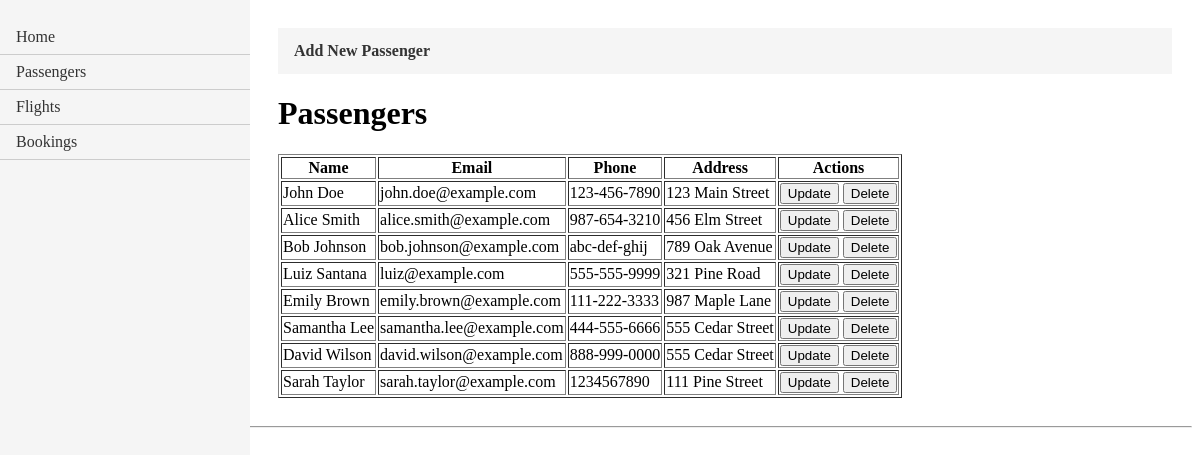
/passenger_list/, run on an earlier commit of the app's database.
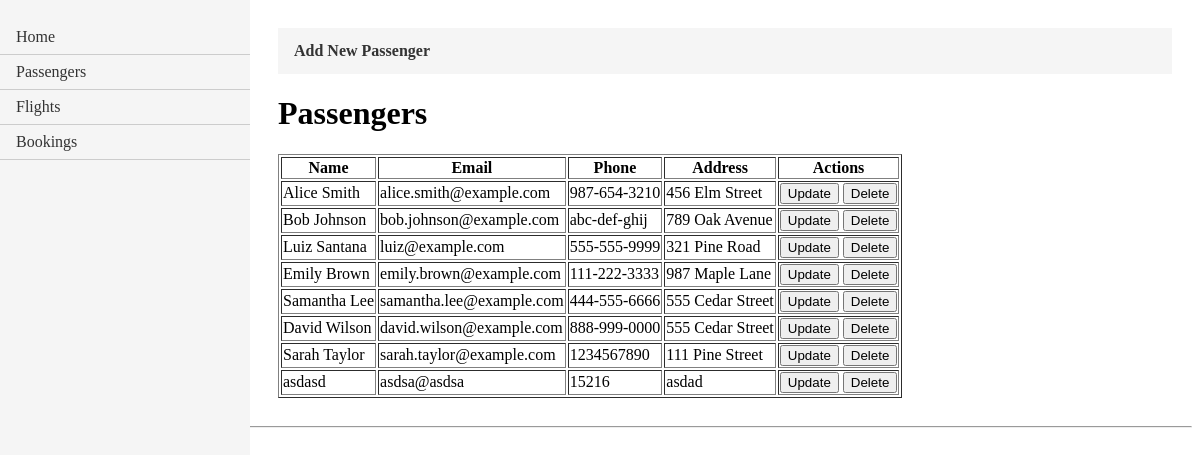
And on a later commit of the database.
### FlightBookingApp/models.py (models this page shows)
class Passenger(models.Model):
    passengerID = models.AutoField(primary_key=True)
    name = models.CharField(max_length=100)
    email = models.EmailField(unique=True)
    phone = models.CharField(max_length=20)
    address = models.CharField(max_length=200)

### FlightBookingApp/views.py (the view)
# urls.py: path('passenger_list/', views.passenger_list, name='passenger_list'),
def passenger_list(request):
    passengers = Passenger.objects.all()
    return render(request, 'passenger_list.html', {'passengers': passengers})

### FlightBookingApp/templates/passenger_list.html
{% extends "layout.html" %}
{% block content%}
<ul class="crud-menu">
    <li><a href="{% url 'create_passenger' %}"><b>Add New Passenger</b></a></li>
</ul>
<h1>Passengers</h1>
<table border="1">
    <thead>
      <tr>
        <th>Name</th>
        <th>Email</th>
        <th>Phone</th>
        <th>Address</th>
        <th>Actions</th>
      </tr>
    </thead>
    <tbody>
      {% for passenger in passengers %}
      <tr>
        <td>{{ passenger.name }}</td>
        <td>{{ passenger.email }}</td>
        <td>{{ passenger.phone }}</td>
        <td>{{ passenger.address }}</td>
        <td>
          <form action="{% url 'update_passenger_form' passenger.passengerID %}" method="post" style="display: inline;">
            <button type="submit">Update</button>
          </form>
          <form action="{% url 'delete_passenger' passenger.passengerID %}" method="post" style="display: inline;">
            <button type="submit">Delete</button>
          </form>
        </td>
      </tr>
      {% endfor %}
    </tbody>
  </table>
{%endblock content%}

What changed in the data, as far as the page shows it:
removed Passenger: name "John Doe", email "john.doe@example.com", phone "123-456-7890", address "123 Main Street"
added Passenger: name "asdasd", email "asdsa@asdsa", phone "15216", address "asdad"
